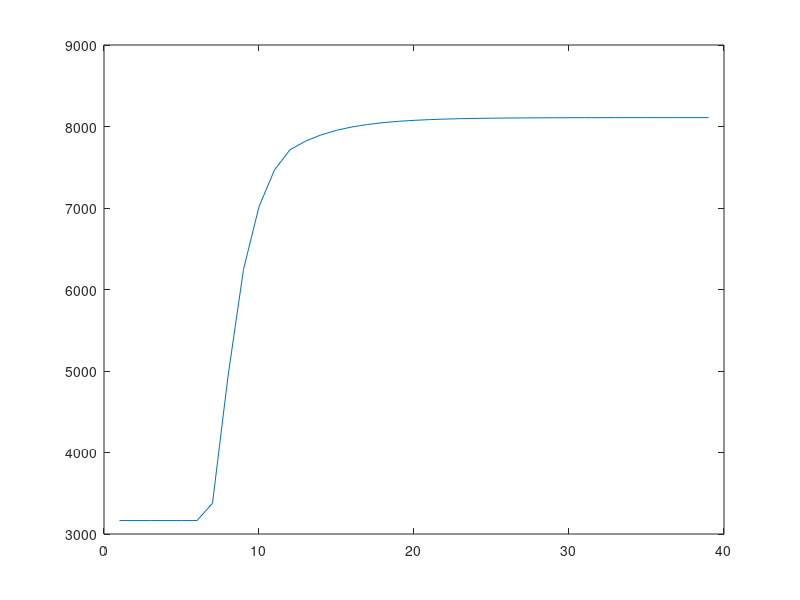

MATLAB code to generate this figure:

% solution of economic load dispatch problem considering both transmission
% losses and generatinhg limits

clc
clear all;
close all;

%total load demand
PD=800;

alpha=[510;310;18];
beta=[7.2; 7.85; 7.97];
gamma=[0.00142; 0.00194; 0.00482];

Pmin=[150;100;50];
Pmax=[500;400;200];

B=[0.000218 0.000093 0.000028
    0.000093 0.000228 0.000017
    0.000028 0.000031 0.000015];

Bo=[0.0003 0.0031 0.0015];

Boo = 0.00030523;

delP=10;
lamda=input('Enter estimated value of Lambda = ');
tol=0.01;

iteration=0;

while abs(delP)>tol
    
    iteration=iteration+1;
    
    for i=1:3
        P(i) = (lamda - beta(i))/(2*(gamma(i) + lamda*B(i,i)));  
     if P(i)<=Pmin(i) 
          P(i)=Pmin(i);
     elseif P(i)>=Pmax(i) 
          P(i)=Pmax(i);    
     end

     end
    Ploss_one=0;
    for i=1:3
        for j=1:3
            
          Ploss_one= Ploss_one + P(i)*B(i,j)*P(j);
        end
    end
    Ploss_two=0;
    for i=1:3
        Ploss_two=Ploss_two + P(i)*Bo(i);
    end
    
    Ploss_total= Ploss_one + Ploss_two + Boo;
    
    
    
    
    delP=(PD + Ploss_total)-sum(P);
    
    den=0;
    for i=1:3
        den= den + (gamma(i)+ beta(i)*B(i,i))/(2*(gamma(i)+ lamda*B(i,i))^2); 
    end
        Delamda = delP/den;
        
        disp([lamda,P(1),P(2),P(3),delP,Delamda])
     lamda = lamda + Delamda/2;
   
      totalcost = 0;
     for i=1:3
         cost(i) = alpha(i) + beta(i)*P(i) + gamma(i)*P(i)^2;
          totalcost =  totalcost +cost(i);
     end
    
     tcost(iteration) = totalcost;
end
plot(tcost) 
P
Ploss_total
delP
Delamda
totalcost